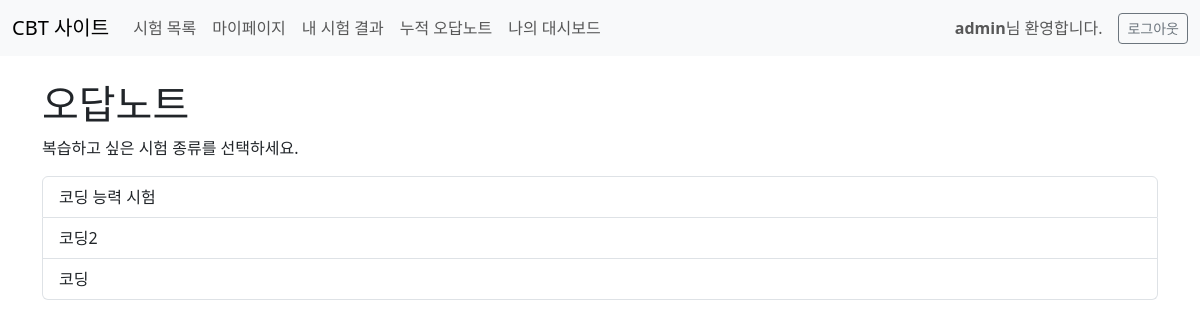
Screenshot of /quiz/quiz/my-incorrect-answers/ (signed in) with the database file from the repository.
### quiz/models.py (models this page shows, shortened)
class Quiz(models.Model):
    class Category(models.TextChoices):
        COMMON = '공통', '공통 (모든 교육생에게 표시)'
        PROCESS = '공정', '공정 (해당 공정 교육생에게 우선 표시)'
    title = models.CharField(max_length=200, verbose_name="퀴즈 제목")
    allowed_groups = models.ManyToManyField(Group, blank=True, verbose_name='응시 가능 그룹')
    category = models.CharField(
        max_length=10,
        choices=Category.choices,
        default=Category.COMMON,
        verbose_name="퀴즈 분류"
    )
    associated_process = models.CharField(
        max_length=100,
        blank=True, null=True,
        verbose_name="관련 공정",
        help_text="퀴즈 분류가 '공정'인 경우에만 이 필드를 채워주세요."
    )
    class GenerationMethod(models.TextChoices):
        RANDOM = '랜덤', '난이도별 랜덤 출제'
        FIXED = '지정', '지정 문제 세트 출제'
    generation_method = models.CharField(
        max_length=10,
        choices=GenerationMethod.choices,
        default=GenerationMethod.RANDOM,
        verbose_name="문제 출제 방식"
    )
    exam_sheet = models.ForeignKey(
        'ExamSheet',
        on_delete=models.SET_NULL,
        null=True, blank=True,
        verbose_name="선택된 문제 세트",
        related_name='+'
    )
    class Meta:
        verbose_name = '퀴즈'
        verbose_name_plural = '퀴즈'

### quiz/views.py (the view)
# urls.py: path('quiz/my-incorrect-answers/', views.my_incorrect_answers_index, name='my_incorrect_answers_index'),
@login_required
def my_incorrect_answers_index(request):
    incorrect_answers = UserAnswer.objects.filter(test_result__user=request.user, is_correct=False)
    quizzes_with_incorrects = Quiz.objects.filter(question__useranswer__in=incorrect_answers).distinct()
    context = {'quizzes_with_incorrects': quizzes_with_incorrects}
    return render(request, 'quiz/my_incorrect_answers_index.html', context)

### templates/quiz/my_incorrect_answers_index.html
{% extends 'base.html' %}
{% block content %}
    <h1>오답노트</h1>
    <p>복습하고 싶은 시험 종류를 선택하세요.</p>
    {% if quizzes_with_incorrects %}
        <div class="list-group">
            {% for quiz in quizzes_with_incorrects %}
                <a href="{% url 'quiz:my_incorrect_answers_by_quiz' quiz.id %}" class="list-group-item list-group-item-action">
                    {{ quiz.title }}
                </a>
            {% endfor %}
        </div>
    {% else %}
        <p>틀린 문제가 없습니다. 훌륭합니다! 👍</p>
    {% endif %}
{% endblock %}

### templates/base.html (shortened to what this page needs)
<!DOCTYPE html>
<html lang="ko">
<head>
    <link href="https://cdn.jsdelivr.net/npm/bootstrap@5.3.3/dist/css/bootstrap.min.css" rel="stylesheet">
</head>
<body>
    {% if not is_in_test_mode %}
    <header>
        <nav class="navbar navbar-expand-lg navbar-light bg-light">
            <div class="container-fluid">
                <a class="navbar-brand" href="{% url 'quiz:index' %}">CBT 사이트</a>
                <div class="collapse navbar-collapse" id="navbarNav">
                    <ul class="navbar-nav me-auto mb-2 mb-lg-0">
                        {% if user.is_authenticated %}
                            <li class="nav-item">
                                <a class="nav-link" href="{% url 'quiz:index' %}">시험 목록</a>
                            </li>
                            <li class="nav-item">
                                <a class="nav-link" href="{% url 'quiz:my_page' %}">마이페이지</a>
                            </li>
                            <li class="nav-item">
                                <a class="nav-link" href="{% url 'quiz:my_results_index' %}">내 시험 결과</a>
                            </li>
                            <li class="nav-item">
                                <a class="nav-link" href="{% url 'quiz:my_incorrect_answers_index' %}">누적 오답노트</a>
                            </li>
                            <li class="nav-item">
                                <a class="nav-link" href="{% url 'quiz:personal_dashboard' %}">나의 대시보드</a>
                            </li>
                        {% endif %}
                    </ul>
                    <div class="d-flex align-items-center">
                        {% if user.is_authenticated %}
                            <span class="navbar-text me-3">
                                <strong>{{ user.username }}</strong>님 환영합니다.
                            </span>
                            <form action="{% url 'accounts:logout' %}" method="post" class="d-inline">
                                <button type="submit" class="btn btn-outline-secondary btn-sm">로그아웃</button>
                            </form>
                        {% else %}
                            <a href="{% url 'accounts:login' %}" class="btn btn-outline-primary me-2 btn-sm">로그인</a>
                            <a href="{% url 'accounts:signup' %}" class="btn btn-primary btn-sm">회원가입</a>
                        {% endif %}
                    </div>
                </div>
            </div>
        </nav>
    </header>
    {% endif %}
    <main class="container mt-4">
        {% block content %}
        {% endblock %}
    </main>
</body>
</html>

### rows the page displays
Quiz: title "코딩 능력 시험"
Quiz: title "코딩2"
Quiz: title "코딩"

### other values shown
{{ user.username }} "admin"
